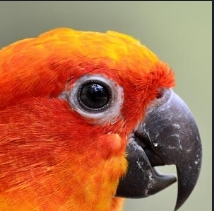
#> input picture modules/Image-Segmentation-and-Clustering/Resources/image.jpg, 214 x 211 px, found by its file name
$ python otsu_method.py
#> lines starting #> are read from the running program, lines starting #| are printed output that depends on the picture; after the words box and inside, x2 and y2 are one past the last pixel; in counts of white or black regions, pixels touching at a corner belong together
import cv2

# Load the image
img = cv2.imread("./Image-Segmentation-and-Clustering/Resources/image.jpg", 0)
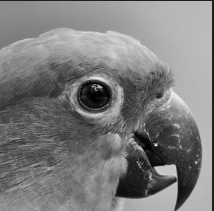
#> img: shape (211, 214); min 0, max 239, mean 125.1

# Apply Otsu's thresholding
ret, thresh = cv2.threshold(img, 0, 255, cv2.THRESH_BINARY + cv2.THRESH_OTSU)
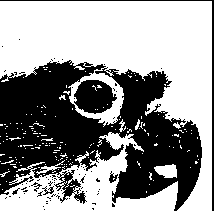
#> thresh: shape (211, 214); 57.9% white; 79 black regions (72 under 20 px), largest, box (x1, y1, x2, y2) and area: (0, 60, 202, 211) 16997, (74, 80, 117, 114) 1039, (0, 0, 214, 211) 634
#> ret = 118

# Display the result
cv2.imshow("Otsu Thresholding", thresh)
cv2.waitKey(0)
cv2.destroyAllWindows()
